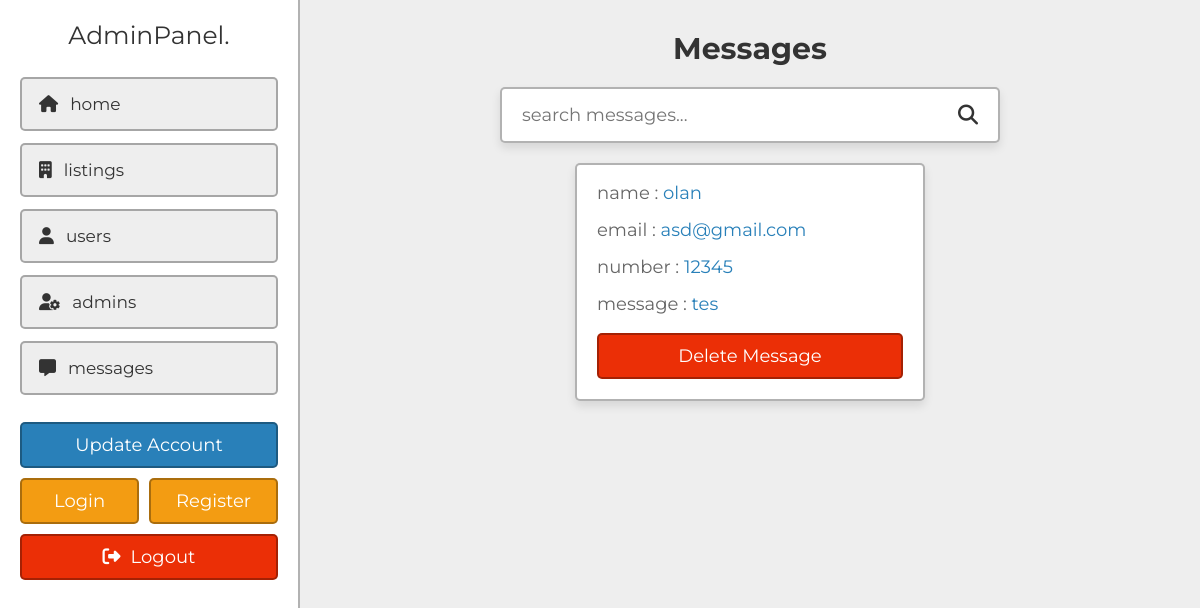
The page /project/admin/messages.php (signed in) on the database as committed earlier.
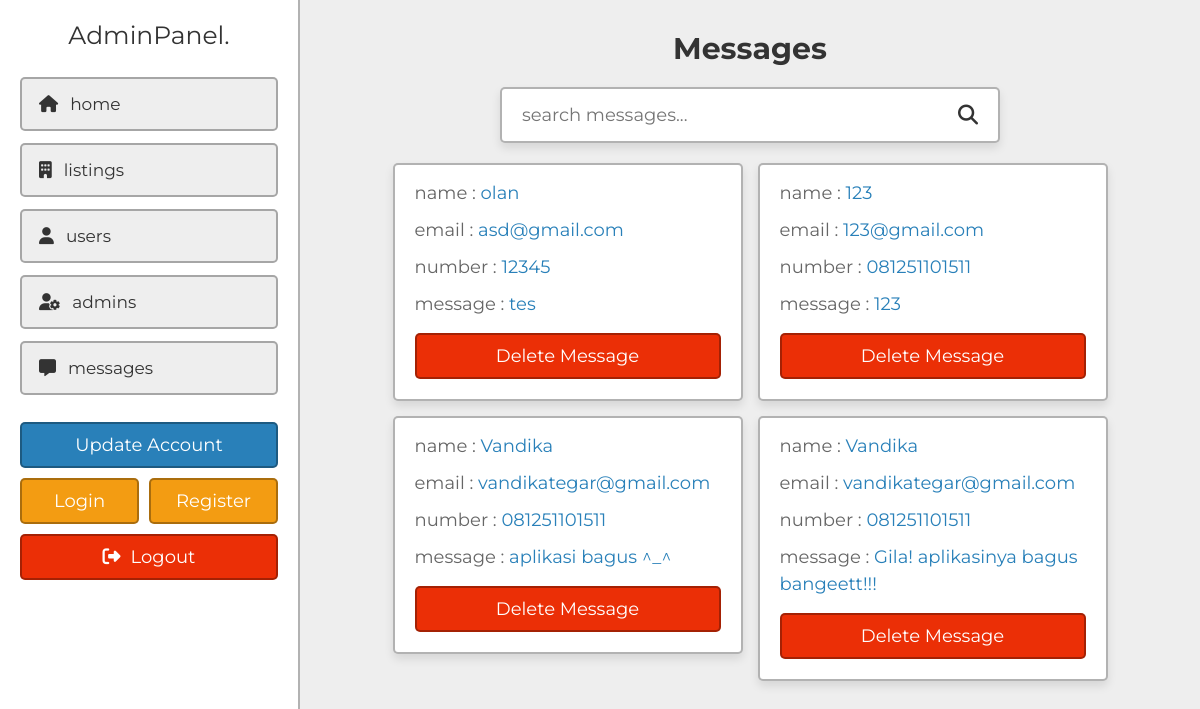
The same page on the database as committed later.
### tables this page shows
CREATE TABLE `messages` (
  `id` int(20) NOT NULL,
  `name` varchar(50) NOT NULL,
  `email` varchar(50) NOT NULL,
  `number` varchar(13) NOT NULL,
  `message` varchar(1000) NOT NULL
);

### project/admin/messages.php (the view, shortened to what this page needs)
<?php
include '../components/connect.php';
?>
<!DOCTYPE html>
<html lang="en">
<head>
   <link rel="stylesheet" href="https://cdnjs.cloudflare.com/ajax/libs/font-awesome/6.2.0/css/all.min.css">
   <link rel="stylesheet" href="../css/admin_style.css">
</head>
<body>
<?php include '../components/admin_header.php'; ?>
<section class="grid">
   <h1 class="heading">messages</h1>
   <form action="" method="POST" class="search-form">
      <input type="text" name="search_box" placeholder="search messages..." maxlength="100" required>
      <button type="submit" class="fas fa-search" name="search_btn"></button>
   </form>
   <div class="box-container">
   <?php
      if(isset($_POST['search_box']) OR isset($_POST['search_btn'])){
         $search_box = $_POST['search_box'];
         $search_box = filter_var($search_box, FILTER_SANITIZE_STRING);
         $select_messages = $conn->prepare("SELECT * FROM `messages` WHERE name LIKE '%{$search_box}%' OR number LIKE '%{$search_box}%' OR email LIKE '%{$search_box}%'");
         $select_messages->execute();
      }else{
         $select_messages = $conn->prepare("SELECT * FROM `messages`");
         $select_messages->execute();
      }
      if($select_messages->rowCount() > 0){
         while($fetch_messages = $select_messages->fetch(PDO::FETCH_ASSOC)){
   ?>
   <div class="box">
      <p>name : <span><?= $fetch_messages['name']; ?></span></p>
      <p>email : <a href="mailto:<?= $fetch_messages['email']; ?>"><?= $fetch_messages['email']; ?></a></p>
      <p>number : <a href="https://wa.me/62<?= substr($fetch_messages['number'],1); ?>"><?= $fetch_messages['number']; ?></a></p>
      <p>message : <span><?= $fetch_messages['message']; ?></span></p>
      <form action="" method="POST">
         <input type="submit" value="delete message" onclick="return confirm('delete this message?');" name="delete" class="delete-btn">
      </form>
   </div>
   <?php
      }
   }elseif(isset($_POST['search_box']) OR isset($_POST['search_btn'])){
      echo '<p class="empty">results not found!</p>';
   }else{
      echo '<p class="empty">you have no messages!</p>';
   }
   ?>
   </div>
</section>
</body>
</html>

Rows that differ between the two databases and show on the page:
added messages: name "123", email "123@gmail.com", number "081251101511", message "123"
added messages: name "Vandika", email "vandikategar@gmail.com", number "081251101511", message "aplikasi bagus ^_^"
added messages: name "Vandika", email "vandikategar@gmail.com", number "081251101511", message "Gila! aplikasinya bagus bangeett!!!"
